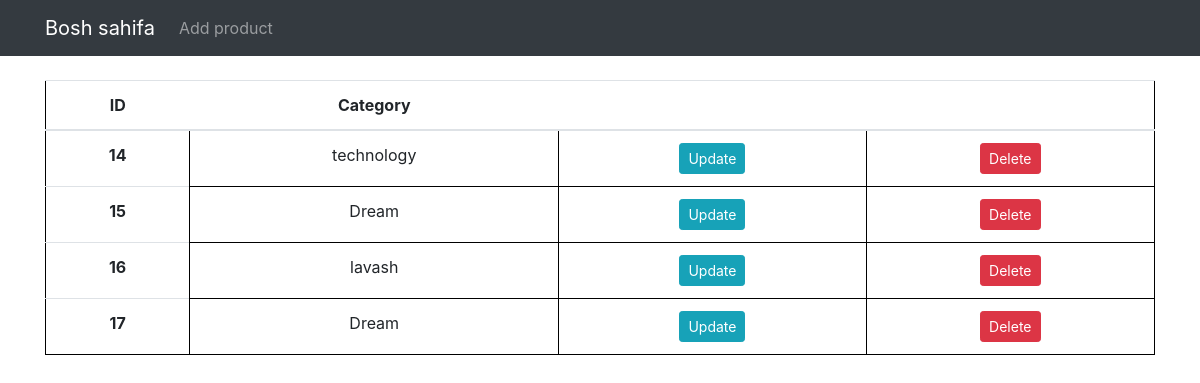
Before: /forms/category/ with the older database file.
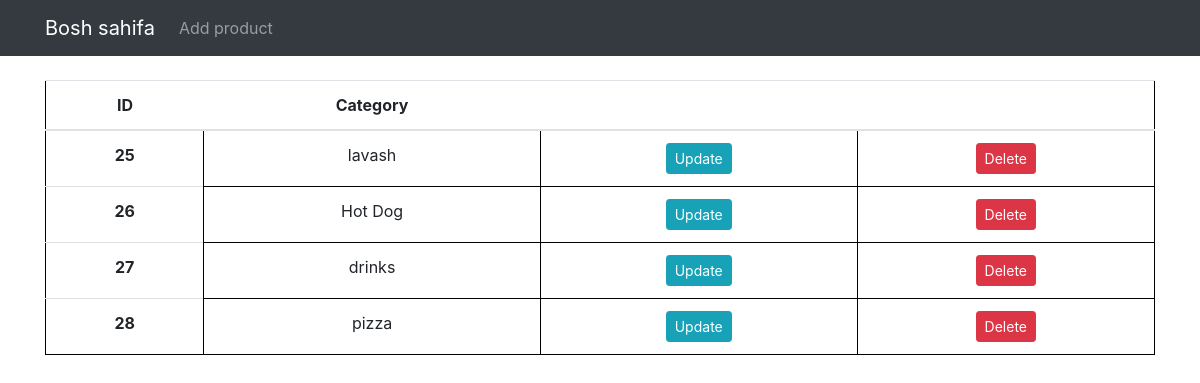
After: the same page with the newer database file.
### forms/models.py (models this page shows, shortened)
class Category(models.Model):
    name = models.CharField(max_length=255)
    icon = models.ImageField(upload_to = "media/images", null=True)
    slug = models.CharField(max_length=255, null=True)
    created_at = models.DateTimeField(auto_now_add=True)
    updated_at = models.DateTimeField(auto_now=True)

### forms/views.py (the view)
# urls.py: path("category/", category, name="category-list"),
def category(request):
    categories = Category.objects.all()
    context = {
        "categories": categories
    }
    return render(request, "forms/category_list.html", context)

### templates/forms/category_list.html (shortened to what this page needs)
<!DOCTYPE html>
<html lang="en">
<head>
    <link rel="stylesheet" href="https://maxcdn.bootstrapcdn.com/bootstrap/4.0.0/css/bootstrap.min.css"
>
</head>
<body>
    <nav class="navbar navbar-expand-lg navbar-dark bg-dark">
        <div class="container">
            <a class="navbar-brand" href="{% url 'bosh-sahifa' %}">Bosh sahifa</a>
            <div class="collapse navbar-collapse" id="navbarSupportedContent">
                <ul class="navbar-nav mr-auto">
                    <li class="nav-item">
                        <a class="nav-link" href="{% url 'product-create' %}">Add product</a>
                    </li>
                </ul>
            </div>
        </div>
    </nav>
<div class="container mt-4">
    <table class="table">
        <thead>
            <tr style="text-align: center;">
                <th scope="col">ID</th>
                <th scope="col">Category</th>
                <th scope="col"></th>
                <th scope="col"></th>
            </tr>
        </thead>
        <tbody>
            {% for cat in categories %}
                <tr style="text-align: center;">
                    <th scope="row">{{cat.id}}</th>
                    <td>{{cat.name}}</td>
                    <td>
                        <a href="{% url 'update-category' pk=cat.id %}" class="btn btn-info btn-sm">
                            Update
                        </a>
                    </td>
                    <td>
                        <a href="{% url 'delete-category' pk=cat.id %}" class="btn btn-danger btn-sm">Delete</a>
                    </td>
                </tr>
            {% endfor %}
        </tbody>
    </table>
</div>

Changed rows visible on the page:
removed Category: id "14", name "technology"
removed Category: id "15", name "Dream"
removed Category: id "16", name "lavash"
removed Category: id "17", name "Dream"
added Category: id "25", name "lavash"
added Category: id "26", name "Hot Dog"
added Category: id "27", name "drinks"
added Category: id "28", name "pizza"
